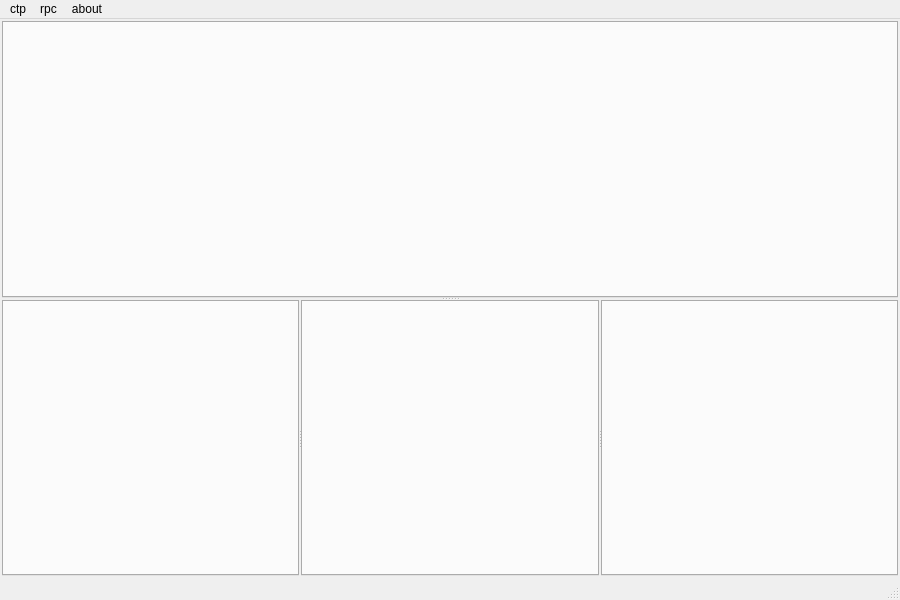
<?xml version="1.0" encoding="UTF-8"?>
<ui version="4.0">
 <class>MainWindow</class>
 <widget class="QMainWindow" name="MainWindow">
  <property name="geometry">
   <rect>
    <x>0</x>
    <y>0</y>
    <width>900</width>
    <height>600</height>
   </rect>
  </property>
  <property name="windowTitle">
   <string>MainWindow</string>
  </property>
  <widget class="QWidget" name="centralWidget">
   <layout class="QVBoxLayout" name="verticalLayout">
    <property name="spacing">
     <number>2</number>
    </property>
    <property name="leftMargin">
     <number>2</number>
    </property>
    <property name="topMargin">
     <number>2</number>
    </property>
    <property name="rightMargin">
     <number>2</number>
    </property>
    <property name="bottomMargin">
     <number>2</number>
    </property>
    <item>
     <widget class="QSplitter" name="splitterTop">
      <property name="orientation">
       <enum>Qt::Vertical</enum>
      </property>
      <property name="handleWidth">
       <number>2</number>
      </property>
      <widget class="QTabWidget" name="tabWidgetMarket">
       <property name="currentIndex">
        <number>-1</number>
       </property>
      </widget>
      <widget class="QSplitter" name="splitterBottom">
       <property name="orientation">
        <enum>Qt::Horizontal</enum>
       </property>
       <property name="handleWidth">
        <number>2</number>
       </property>
       <widget class="QTabWidget" name="tabWidgetLog">
        <property name="currentIndex">
         <number>-1</number>
        </property>
       </widget>
       <widget class="QTabWidget" name="tabWidgetPosition">
        <property name="currentIndex">
         <number>-1</number>
        </property>
       </widget>
       <widget class="QTabWidget" name="tabWidgetOrder">
        <property name="currentIndex">
         <number>-1</number>
        </property>
       </widget>
      </widget>
     </widget>
    </item>
   </layout>
  </widget>
  <widget class="QMenuBar" name="menuBar">
   <property name="geometry">
    <rect>
     <x>0</x>
     <y>0</y>
     <width>900</width>
     <height>23</height>
    </rect>
   </property>
   <widget class="QMenu" name="menuCtp">
    <property name="title">
     <string>ctp</string>
    </property>
    <addaction name="actionConfig"/>
    <addaction name="separator"/>
    <addaction name="actionStart"/>
    <addaction name="actionStop"/>
    <addaction name="separator"/>
    <addaction name="actionQuit"/>
   </widget>
   <widget class="QMenu" name="menuAbout">
    <property name="title">
     <string>about</string>
    </property>
    <widget class="QMenu" name="menuDeveloperTools">
     <property name="title">
      <string>developer tools</string>
     </property>
     <widget class="QMenu" name="menuCtpTest">
      <property name="title">
       <string>ctp</string>
      </property>
      <addaction name="actionCtpVersion"/>
     </widget>
     <widget class="QMenu" name="menuThread">
      <property name="title">
       <string>thread</string>
      </property>
      <addaction name="actionExternal"/>
     </widget>
     <widget class="QMenu" name="menuDb">
      <property name="title">
       <string>db</string>
      </property>
      <addaction name="actionDbOpen"/>
      <addaction name="actionDbInit"/>
      <addaction name="actionDbClose"/>
     </widget>
     <widget class="QMenu" name="menuCrash">
      <property name="title">
       <string>crash</string>
      </property>
      <addaction name="actionInvalidParamCrash"/>
      <addaction name="actionPureCallCrash"/>
      <addaction name="actionDerefZeroCrash"/>
      <addaction name="actionQFatal"/>
      <addaction name="actiondebugbreak"/>
      <addaction name="actionDebugBreak"/>
      <addaction name="actionExit"/>
      <addaction name="actionExitProcess"/>
      <addaction name="actionTerminateProcess"/>
     </widget>
     <addaction name="menuCtpTest"/>
     <addaction name="menuThread"/>
     <addaction name="menuDb"/>
     <addaction name="menuCrash"/>
    </widget>
    <addaction name="actionVersion"/>
    <addaction name="menuDeveloperTools"/>
   </widget>
   <widget class="QMenu" name="menuRpc">
    <property name="title">
     <string>rpc</string>
    </property>
    <addaction name="actionRpcStart"/>
    <addaction name="actionRpcStop"/>
   </widget>
   <addaction name="menuCtp"/>
   <addaction name="menuRpc"/>
   <addaction name="menuAbout"/>
  </widget>
  <widget class="QStatusBar" name="statusBar"/>
  <action name="actionQuit">
   <property name="text">
    <string>quit</string>
   </property>
  </action>
  <action name="actionVersion">
   <property name="text">
    <string>version</string>
   </property>
  </action>
  <action name="actionPureCallCrash">
   <property name="text">
    <string>PureCallCrash</string>
   </property>
  </action>
  <action name="actionInvalidParamCrash">
   <property name="text">
    <string>InvalidParamCrash</string>
   </property>
  </action>
  <action name="actionDerefZeroCrash">
   <property name="text">
    <string>DerefZeroCrash</string>
   </property>
  </action>
  <action name="actionQFatal">
   <property name="text">
    <string>qFatal</string>
   </property>
  </action>
  <action name="actiondebugbreak">
   <property name="text">
    <string>debugbreak</string>
   </property>
  </action>
  <action name="actionDebugBreak">
   <property name="text">
    <string>DebugBreak</string>
   </property>
  </action>
  <action name="actionExit">
   <property name="text">
    <string>exit</string>
   </property>
  </action>
  <action name="actionExitProcess">
   <property name="text">
    <string>ExitProcess</string>
   </property>
  </action>
  <action name="actionTerminateProcess">
   <property name="text">
    <string>TerminateProcess</string>
   </property>
  </action>
  <action name="actionCtpVersion">
   <property name="text">
    <string>ctpVersion</string>
   </property>
  </action>
  <action name="actionDbOpen">
   <property name="text">
    <string>dbOpen</string>
   </property>
  </action>
  <action name="actionDbInit">
   <property name="text">
    <string>dbInit</string>
   </property>
  </action>
  <action name="actionDbClose">
   <property name="text">
    <string>dbClose</string>
   </property>
  </action>
  <action name="actionExternal">
   <property name="text">
    <string>external</string>
   </property>
  </action>
  <action name="actionConfig">
   <property name="text">
    <string>config</string>
   </property>
  </action>
  <action name="actionStart">
   <property name="text">
    <string>start</string>
   </property>
  </action>
  <action name="actionStop">
   <property name="text">
    <string>stop</string>
   </property>
  </action>
  <action name="actionRpcStart">
   <property name="text">
    <string>start</string>
   </property>
  </action>
  <action name="actionRpcStop">
   <property name="text">
    <string>stop</string>
   </property>
  </action>
 </widget>
 <layoutdefault spacing="6" margin="11"/>
 <resources/>
 <connections/>
</ui>
